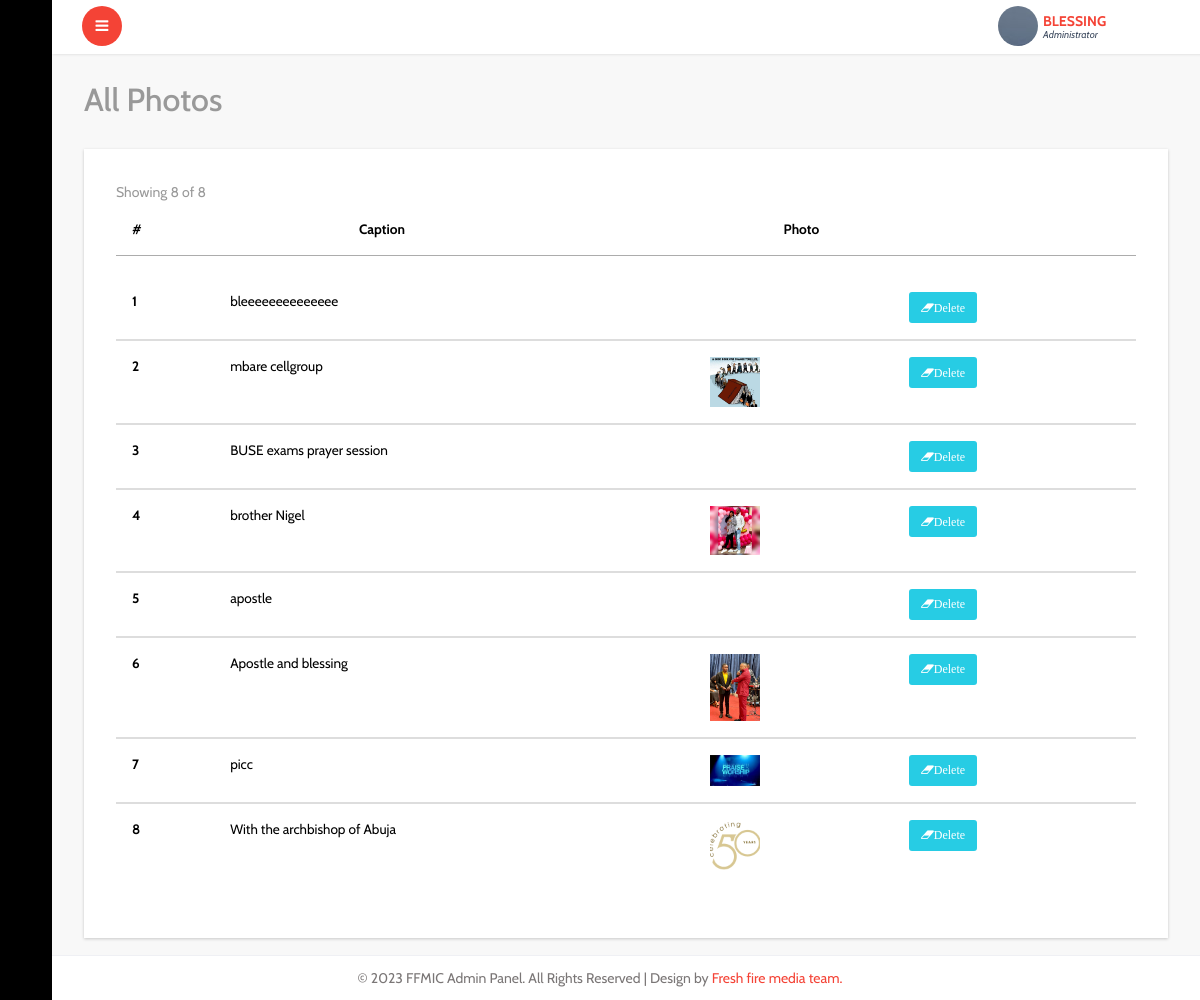
/admin/all-photos.php (signed in), run on the app's committed database.
### tables this page shows
CREATE TABLE IF NOT EXISTS `gallery` (
  `id` int NOT NULL AUTO_INCREMENT,
  `caption` varchar(225) NOT NULL,
  `file` varchar(255) NOT NULL,
  PRIMARY KEY (`id`)
);

### idiorm.php (called while the page is built, shortened)
<?php
    class ORM implements ArrayAccess {
        protected static $_default_config = array(
            'connection_string' => 'sqlite::memory:',
            'id_column' => 'id',
            'id_column_overrides' => array(),
            'error_mode' => PDO::ERRMODE_EXCEPTION,
            'username' => null,
            'password' => null,
            'driver_options' => null,
            'identifier_quote_character' => null,
            'limit_clause_style' => null,
            'logging' => false,
            'logger' => null,
            'caching' => false,
            'caching_auto_clear' => false,
            'return_result_sets' => false,
        );
        protected static $_config = array();
        protected static $_db = array();
        protected static $_last_statement = null;
        protected $_connection_name;
        protected $_table_name;
        protected $_values = array();
        protected $_result_columns = array('*');
        protected $_join_sources = array();
        protected $_order_by = array();
        protected $_group_by = array();
        public static function configure($key, $value = null, $connection_name = self::DEFAULT_CONNECTION) {
            if (is_array($key)) {
                foreach ($key as $conf_key => $conf_value) {
                    self::configure($conf_key, $conf_value, $connection_name);
                }
            } else {
                if (is_null($value)) {
                    $value = $key;
                    $key = 'connection_string';
                }
                self::$_config[$connection_name][$key] = $value;
            }
        }
        public static function for_table($table_name, $connection_name = self::DEFAULT_CONNECTION) {
            return new self($table_name, array(), $connection_name);
        }
        protected static function _setup_db_config($connection_name) {
            if (!array_key_exists($connection_name, self::$_config)) {
                self::$_config[$connection_name] = self::$_default_config;
            }
        }
        public static function set_db($db, $connection_name = self::DEFAULT_CONNECTION) {
            self::$_db[$connection_name] = $db;
        }
        protected static function _setup_identifier_quote_character($connection_name) {
            if (is_null(self::$_config[$connection_name]['identifier_quote_character'])) {
                self::$_config[$connection_name]['identifier_quote_character'] =
                    self::_detect_identifier_quote_character($connection_name);
            }
        }
        public static function _setup_limit_clause_style($connection_name) {
            if (is_null(self::$_config[$connection_name]['limit_clause_style'])) {
                self::$_config[$connection_name]['limit_clause_style'] =
                    self::_detect_limit_clause_style($connection_name);
            }
        }
        protected static function _detect_identifier_quote_character($connection_name) {
            switch(self::get_db($connection_name)->getAttribute(PDO::ATTR_DRIVER_NAME)) {
                case 'mysql':
                case 'sqlite':
                case 'sqlite2':
                default:
                    return '`';
            }
        }
        protected static function _detect_limit_clause_style($connection_name) {
            switch(self::get_db($connection_name)->getAttribute(PDO::ATTR_DRIVER_NAME)) {
                default:
                    return ORM::LIMIT_STYLE_LIMIT;
            }
        }
        public static function get_db($connection_name = self::DEFAULT_CONNECTION) {
            return self::$_db[$connection_name];
        }
        public static function get_last_statement() {
            return self::$_last_statement;
        }
        protected static function _execute($query, $parameters = array(), $connection_name = self::DEFAULT_CONNECTION) {
            $statement = self::get_db($connection_name)->prepare($query);
            self::$_last_statement = $statement;
            $time = microtime(true);
            $q = $statement->execute();
            return $q;
        }
        protected static function _log_query($query, $parameters, $connection_name, $query_time) {
            if (!self::$_config[$connection_name]['logging']) {
                return false;
            }
            return true;
        }
        protected function __construct($table_name, $data = array(), $connection_name = self::DEFAULT_CONNECTION) {
            $this->_table_name = $table_name;
            $this->_connection_name = $connection_name;
        }
        public function find_array() {
            return $this->_run();
        }
        protected function _build_select() {
            return $this->_join_if_not_empty(" ", array(
                $this->_build_select_start(),
                $this->_build_join(),
                $this->_build_where(),
                $this->_build_group_by(),
                $this->_build_having(),
                $this->_build_order_by(),
                $this->_build_limit(),
                $this->_build_offset(),
            ));
        }
        protected function _build_select_start() {
            $fragment = 'SELECT ';
            $result_columns = join(', ', $this->_result_columns);
            $fragment .= "{$result_columns} FROM " . $this->_quote_identifier($this->_table_name);
            return $fragment;
        }
        protected function _build_join() {
            if (count($this->_join_sources) === 0) {
                return '';
            }
            return join(" ", $this->_join_sources);
        }
        protected function _build_where() {
            return $this->_build_conditions('where');
        }
        protected function _build_having() {
            return $this->_build_conditions('having');
        }
        protected function _build_group_by() {
            if (count($this->_group_by) === 0) {
                return '';
            }
            return "GROUP BY " . join(", ", $this->_group_by);
        }
        protected function _build_conditions($type) {
            $conditions_class_property_name = "_{$type}_conditions";
            if (count($this->$conditions_class_property_name) === 0) {
                return '';
            }
            $conditions = array();
            return strtoupper($type) . " " . join(" AND ", $conditions);
        }
        protected function _build_order_by() {
            if (count($this->_order_by) === 0) {
                return '';
            }
            return "ORDER BY " . join(", ", $this->_order_by);
        }
        protected function _build_limit() {
            $fragment = '';
            return $fragment;
        }
        protected function _build_offset() {
            return '';
        }
        protected function _join_if_not_empty($glue, $pieces) {
            $filtered_pieces = array();
            foreach ($pieces as $piece) {
                if (is_string($piece)) {
                    $piece = trim($piece);
                }
                if (!empty($piece)) {
                    $filtered_pieces[] = $piece;
                }
            }
            return join($glue, $filtered_pieces);
        }
        protected function _quote_one_identifier($identifier) {
            $parts = explode('.', $identifier);
            $parts = array_map(array($this, '_quote_identifier_part'), $parts);
            return join('.', $parts);
        }
        protected function _quote_identifier($identifier) {
            if (is_array($identifier)) {
                $result = array_map(array($this, '_quote_one_identifier'), $identifier);
                return join(', ', $result);
            } else {
                return $this->_quote_one_identifier($identifier);
            }
        }
        protected function _quote_identifier_part($part) {
            $quote_character = self::$_config[$this->_connection_name]['identifier_quote_character'];
            return $quote_character .
                   str_replace($quote_character,
                               $quote_character . $quote_character,
                               $part
                   ) . $quote_character;
        }
        protected function _run() {
            $query = $this->_build_select();
            $caching_enabled = self::$_config[$this->_connection_name]['caching'];
            self::_execute($query, $this->_values, $this->_connection_name);
            $statement = self::get_last_statement();
            $rows = array();
            while ($row = $statement->fetch(PDO::FETCH_ASSOC)) {
                $rows[] = $row;
            }
            $this->_values = array();
            $this->_result_columns = array('*');
            return $rows;
        }
        public function __call($name, $arguments)
        {
            $method = strtolower(preg_replace('/([a-z])([A-Z])/', '$1_$2', $name));
            if (method_exists($this, $method)) {
                return call_user_func_array(array($this, $method), $arguments);
            } else {
                throw new IdiormMethodMissingException("Method $name() does not exist in class " . get_class($this));
            }
        }
    }

### admin/all-photos.php (the view, shortened to what this page needs)
<?php include"header.php"; ?>
			<div id="page-wrapper">
				<div class="graphs">
					<h3 class="blank1">All Photos</h3>
					 <div class="xs tabls">
					 <div class="panel-body1">
					   <table class="table">
					    <thead>
							<tr>
							  <th>#</th>
							  <th>Caption</th>
							  <th>Photo</th>
							</tr>
						  </thead>
						  <tbody>
						   <?php
                                $tbl_name="gallery";
        $get_gallery = ORM::for_table("$tbl_name")
                 ->find_array();
	$total_pages = count($get_gallery);
	$limit = 10;
	$page = $_GET['page'];
	if($page)
		$start = ($page - 1) * $limit;
	else
		$start = 0;
				$result = $db->prepare("SELECT * FROM gallery  ORDER BY id DESC LIMIT $start, $limit");
				$result->execute();
	$next = $page + 1;
	$lastpage = ceil($total_pages/$limit);
	 ?>
                            <span class="text-muted m-r-sm">Showing
                                 <?php if($lastpage == $next-1):?>
                                    <?=$total_pages?>
                                <?php else:?>
                                <?=$page * $limit?>
                            <?php endif;?>
                                of <?=$total_pages?>
                                        </span>
			    </div>
               </div>
                <table class="table">
                      <?php
				for($i=1; $row = $result->fetch(); $i++){
               ?>
							<tr>
							  <th scope="row"><?php echo $i; ?></th>
							  <td><?php echo $row['caption']; ?></td>
							  <td><img src="../uploads/<?php echo $row['file'];?>" alt="" class="img-responsive" style=" hight="50px"; width="50px";"></td>
							  <td>
							    <a href="delete-photo.php?id=<?=$row['id'] ?>" class="fa fa-eraser btn btn-xs btn-success warning_4 delbtn" >Delete</a>
							  </td>
							</tr>
							 <?php } ?>
						</table>
						</div>
						</div>
				</div>
		<?php include"footer.php"; ?>

### admin/header.php (shortened to what this page needs)
<!DOCTYPE HTML>
<html>
<head>
<link href="css/bootstrap.min.css" rel='stylesheet' type='text/css' />
<link href="css/style.css" rel='stylesheet' type='text/css' />
<link href="css/font-awesome.css" rel="stylesheet">
<link rel="stylesheet" href="css/icon-font.min.css" type='text/css' />
<link href="css/animate.css" rel="stylesheet" type="text/css" media="all">
</head>
 <body class="sticky-header left-side-collapsed"  onload="initMap()">
    <section>
		<div class="left-side sticky-left-side">
			<div class="logo-icon text-center">
				<a href="index.php"><i class="lnr lnr-home"></i> </a>
			</div>
			<div class="left-side-inner">
					<ul class="nav nav-pills nav-stacked custom-nav">
						<li class=""><a href="index.php"><i class="lnr lnr-power-switch"></i><span>Dashboard</span></a></li>
						<li class="menu-list">
							<a href="#"><i class="lnr lnr-list"></i>
								<span>Manage News</span></a>
						</li>
						<li class="menu-list">
							<a href="#"><i class="lnr lnr-users"></i>
								<span>Manage Assemblies</span></a>
						</li>
						<li class="menu-list"><a href="#"><i class="lnr lnr-calendar-full"></i> <span>Manage Events</span></a>
						</li>
						<li class="menu-list"><a href="#"><i class="lnr lnr-calendar-full"></i> <span>Manage Sermons</span></a>
						</li>
						<li class="menu-list"><a href="#"><i class="lnr lnr-calendar-full"></i> <span>Manage Donation</span></a>
						</li>
						<li class="menu-list"><a href="#"><i class="lnr lnr-picture"></i> <span>Manage Gallery</span></a>
						</li>
						<li class="menu-list">
							<a href="#"><i class="lnr lnr-cog"></i>
								<span>Manage Site</span></a>
						</li>
						<li class="menu-list"><a href="#"><i class="lnr lnr-indent-increase"></i> <span>Manage Admin</span></a>
						</li>
						<li><a href="logout.php"><i class="lnr lnr-edit"></i> <span>LogOut</span></a></li>
						</ul>
			</div>
		</div>
		<div class="main-content">
			<div class="header-section">
			<a class="toggle-btn  menu-collapsed"><i class="fa fa-bars"></i></a>
			<div class="menu-right">
				<div class="user-panel-top">
					<div class="profile_details">
						<ul>
							<li class="dropdown profile_details_drop">
								<a href="#" class="dropdown-toggle" data-toggle="dropdown" aria-expanded="false">
									<div class="profile_img">
									<span style="background:url(images/3.jpg) no-repeat center"> </span>
										 <div class="user-name">
											<p>
												<?php
												$namee=$_SESSION['SESS_FIRST_NAME'];
												echo $namee; ?>
											<span>Administrator</span></p>
										 </div>
										 <i class="lnr lnr-chevron-down"></i>
										<div class="clearfix"></div>
									</div>
								</a>
							</li>
							<div class="clearfix"> </div>
						</ul>
					</div>
					<div class="clearfix"></div>
				</div>
			  </div>
			</div>

### admin/footer.php (shortened to what this page needs)
			<footer>
			   <p>&copy 2023 FFMIC Admin Panel. All Rights Reserved | Design by <a href="https://facebook.com/blessingmukangairwa@gmail.com" target="_blank">Fresh fire media team.</a></p>
			</footer>
   </section>
</body>
</html>

### data on the page
gallery: caption "bleeeeeeeeeeeeee"
gallery: caption "mbare cellgroup", file (picture)
gallery: caption "BUSE exams prayer session"
gallery: caption "brother Nigel", file (picture)
gallery: caption "apostle"
gallery: caption "Apostle and blessing", file (picture)
gallery: caption "picc", file (picture)
gallery: caption "With the archbishop of Abuja", file (picture)

### other printed values
$namee "BLESSING"
$total_pages "8"
